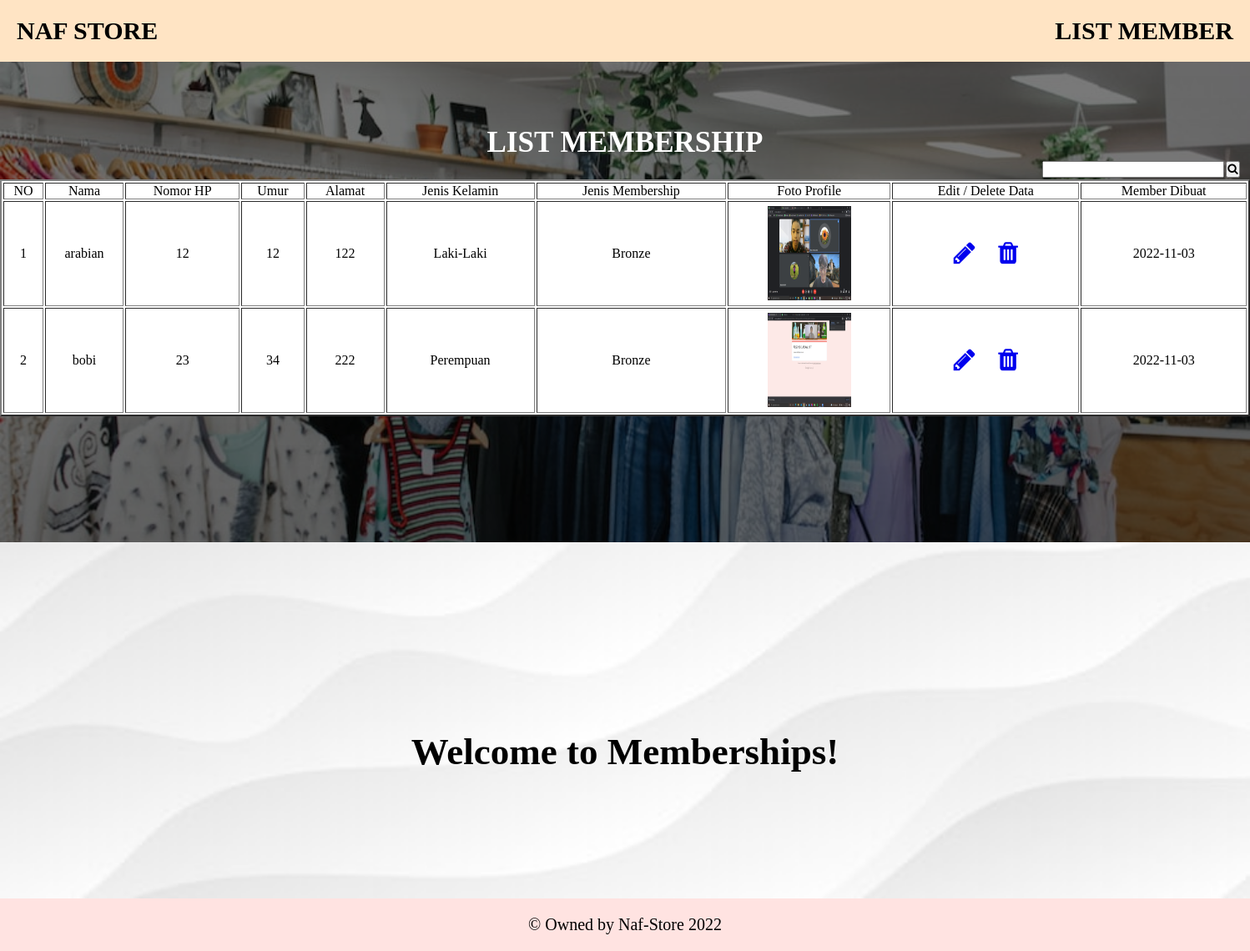
Screenshot of /tampilan.php with the database file from the repository.
### tables this page shows
CREATE TABLE `datamember` (
  `id` int(11) NOT NULL,
  `profile` varchar(50) NOT NULL,
  `nama` varchar(25) NOT NULL,
  `nomor` varchar(25) NOT NULL,
  `umur` int(5) NOT NULL,
  `alamat` varchar(25) NOT NULL,
  `kelamin` varchar(15) NOT NULL,
  `tier` varchar(15) NOT NULL,
  `durasi` date NOT NULL
);

### tampilan.php (the view, shortened to what this page needs)
<?php
    require "koneksi.php";
    $member = [];
    if(isset($_GET['search'])){
        $keyword = $_GET['keyword'];
        $result = mysqli_query($conn, "SELECT * FROM datamember WHERE nama LIKE '%$keyword%' OR nomor LIKE '%$keyword'");
        while($row = mysqli_fetch_assoc($result)){
            $member[] = $row;
        }
    }
    else{
        $result = mysqli_query($conn, "SELECT * FROM datamember");
        while($row = mysqli_fetch_assoc($result)){
            $member[] = $row;
        }
    }
?>
<!DOCTYPE html>
<html lang="en">
<head>
    <link rel="stylesheet" href="https://cdnjs.cloudflare.com/ajax/libs/font-awesome/4.7.0/css/font-awesome.min.css">
    <link rel="stylesheet" href="./dist/css/style.css">
</head>
<body>
<header1>
        <section class="navigation">
            <div id="container">
                <div id="box-navigation">
                    <div class="box" id = "boxtampilan">
                        <h1><a href="index.php" >NAF STORE</a></h1>
                    </div>
                    <div id="boxes" style = "font-size: 20px;">
                        <ul>
                            <h1>LIST MEMBER</h1>
                        </ul>
                    </div>
                </div>
            </div>
        </section>
</header1>
<section class ="containermem">
    <div id = "tampilanmem">
        <b>LIST MEMBERSHIP</b>
        <form action = "" method = "GET">
                            <table>
                                <tr>
                                    <td>
                                        <div class = "form-outline">
                                            <input type = "text" name = "keyword" id = "keyword" class = "form-control">
                                        </div>
                                    </td>
                                    <td>
                                        <button type = "submit" class = "btn btn-secondary" name="search">
                                            <i class = "fa fa-search"></i>
                                        </button>
                                    </td>
                                </tr>
                            </table>
                        </form>
        <div id = "tampilantable">
            <table id = "table1" border="2">
                <tr>
                    <td>NO</td>
                    <td>Nama</td>
                    <td>Nomor HP</td>
                    <td>Umur</td>
                    <td>Alamat</td>
                    <td>Jenis Kelamin</td>
                    <td>Jenis Membership</td>
                    <td>Foto Profile</td>
                    <td>Edit / Delete Data</td>
                    <td>Member Dibuat</td>
                </tr>
                <?php if(isset($member)){foreach($member as $mem):?>
                    <tr>
                    <td><?php echo $mem['id']; ?></td>
                    <td><?php echo $mem['nama']; ?></td>
                    <td><?php echo $mem['nomor']; ?></td>
                    <td><?php echo $mem['umur'];?></td>
                    <td><?php echo $mem['alamat']; ?></td>
                    <td><?php echo $mem['kelamin']; ?></td>
                    <td><?php echo $mem['tier']; ?></td>
                    <td><?php echo '<image src="gambar/'.$mem['profile'].'" style="width:100px; height:120px; padding-top: 5px; padding-bottom: 2px;">'?></td>
                    <td align="center" style = "font-size: 0.8cm";>
                        <a href="update.php?id=<?php echo $mem['id'];?>"><i class="fa fa-pencil"></i></a>
                        <a href="delete.php?id=<?php echo $mem['id'];?>"><i class="fa fa-trash" style = "margin-left: 20px; "size": 10px></i></a>
                    </td>
                    <td><?php echo $mem['durasi']?></td>
                    </tr>
                    <?php endforeach; }?>
            </table>
        </div>
    </div>
</section>
<section id="hero2">
            <h1>Welcome to Memberships!</h1>
        </section>
    <footer>
            <section class="foot">
                <div id="footer">
                    <p>&copy; Owned by Naf-Store 2022</p>
                </div>
            </section>
        </footer>
    </body>
</html>

### rows the page displays
datamember: id "1", nama "arabian", nomor "12", umur "12", alamat "122", kelamin "Laki-Laki", tier "Bronze", profile (picture), durasi "2022-11-03"
datamember: id "2", nama "bobi", nomor "23", umur "34", alamat "222", kelamin "Perempuan", tier "Bronze", profile (picture), durasi "2022-11-03"
